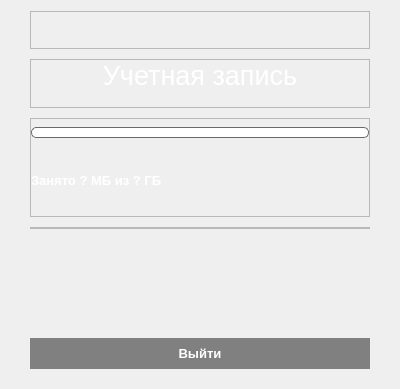
<?xml version="1.0" encoding="UTF-8"?>
<ui version="4.0">
 <class>Profile</class>
 <widget class="QWidget" name="Profile">
  <property name="geometry">
   <rect>
    <x>0</x>
    <y>0</y>
    <width>400</width>
    <height>389</height>
   </rect>
  </property>
  <property name="windowTitle">
   <string>Профиль</string>
  </property>
  <property name="styleSheet">
   <string notr="true">#Profile{
background-color: qlineargradient(x1: 0, y1: 0, x2: 1, y2: 0,
                                   stop: 0 #333333, stop: 1 #777777);
}

#labelName{
	color: white;
}
#labelLogin{
	color: darkgray;
}

QPushButton{
	border: none;
}

#btnSignOut{
	background-color:grey;
	color:white;
}
#btnSignOut:hover{
	background-color:darkgray;
}
#labelStorageSpace{
	color:white;
}
#progressBarStorageSpace{
	background-color: white;
	border: 1px solid dimgray;
    border-radius: 5px;
}
#progressBarStorageSpace::chunk {
    background-color: dimgray;
 	border-radius: 5px;
}

#checkBoxAutoSync{
	color:white;
}
#checkBoxAutoSync::indicator {
    width: 12px;
	height: 12px;
	background-color: white;
}
#checkBoxAutoSync::indicator:unchecked  {
   	border: 2px solid grey;
}
#checkBoxAutoSync::indicator:checked  {
	image: url(:/checkBoxChecked.png);
   	border: 2px solid grey;
}</string>
  </property>
  <layout class="QVBoxLayout" name="verticalLayout">
   <property name="spacing">
    <number>10</number>
   </property>
   <property name="leftMargin">
    <number>30</number>
   </property>
   <property name="rightMargin">
    <number>30</number>
   </property>
   <property name="bottomMargin">
    <number>20</number>
   </property>
   <item>
    <widget class="QFrame" name="frameLogo">
     <property name="frameShape">
      <enum>QFrame::StyledPanel</enum>
     </property>
     <property name="frameShadow">
      <enum>QFrame::Raised</enum>
     </property>
     <layout class="QHBoxLayout" name="horizontalLayout_4">
      <item>
       <widget class="QPushButton" name="btnLogo">
        <property name="text">
         <string/>
        </property>
        <property name="icon">
         <iconset resource="../Images/Images.qrc">
          <normaloff>:/logo.png</normaloff>:/logo.png</iconset>
        </property>
        <property name="iconSize">
         <size>
          <width>130</width>
          <height>130</height>
         </size>
        </property>
       </widget>
      </item>
     </layout>
    </widget>
   </item>
   <item>
    <widget class="QFrame" name="frameInfoUser">
     <property name="frameShape">
      <enum>QFrame::StyledPanel</enum>
     </property>
     <property name="frameShadow">
      <enum>QFrame::Raised</enum>
     </property>
     <layout class="QVBoxLayout" name="verticalLayout_3">
      <property name="spacing">
       <number>2</number>
      </property>
      <property name="leftMargin">
       <number>0</number>
      </property>
      <property name="topMargin">
       <number>0</number>
      </property>
      <property name="rightMargin">
       <number>0</number>
      </property>
      <property name="bottomMargin">
       <number>0</number>
      </property>
      <item>
       <widget class="QLabel" name="labelName">
        <property name="font">
         <font>
          <pointsize>20</pointsize>
          <weight>50</weight>
          <bold>false</bold>
         </font>
        </property>
        <property name="text">
         <string>Учетная запись</string>
        </property>
        <property name="alignment">
         <set>Qt::AlignCenter</set>
        </property>
       </widget>
      </item>
      <item>
       <widget class="QLabel" name="labelLogin">
        <property name="font">
         <font>
          <pointsize>9</pointsize>
         </font>
        </property>
        <property name="text">
         <string/>
        </property>
        <property name="alignment">
         <set>Qt::AlignCenter</set>
        </property>
       </widget>
      </item>
     </layout>
    </widget>
   </item>
   <item>
    <widget class="QFrame" name="frameStorage">
     <property name="sizePolicy">
      <sizepolicy hsizetype="Expanding" vsizetype="Expanding">
       <horstretch>0</horstretch>
       <verstretch>0</verstretch>
      </sizepolicy>
     </property>
     <property name="minimumSize">
      <size>
       <width>0</width>
       <height>0</height>
      </size>
     </property>
     <property name="frameShape">
      <enum>QFrame::StyledPanel</enum>
     </property>
     <property name="frameShadow">
      <enum>QFrame::Raised</enum>
     </property>
     <layout class="QGridLayout" name="gridLayout">
      <property name="leftMargin">
       <number>0</number>
      </property>
      <property name="topMargin">
       <number>0</number>
      </property>
      <property name="rightMargin">
       <number>0</number>
      </property>
      <property name="bottomMargin">
       <number>0</number>
      </property>
      <item row="0" column="0">
       <spacer name="verticalSpacer_2">
        <property name="orientation">
         <enum>Qt::Vertical</enum>
        </property>
        <property name="sizeType">
         <enum>QSizePolicy::Fixed</enum>
        </property>
        <property name="sizeHint" stdset="0">
         <size>
          <width>20</width>
          <height>8</height>
         </size>
        </property>
       </spacer>
      </item>
      <item row="2" column="0">
       <widget class="QLabel" name="labelStorageSpace">
        <property name="font">
         <font>
          <pointsize>10</pointsize>
          <weight>75</weight>
          <bold>true</bold>
         </font>
        </property>
        <property name="text">
         <string>Занято ? МБ из ? ГБ</string>
        </property>
       </widget>
      </item>
      <item row="1" column="0">
       <widget class="QProgressBar" name="progressBarStorageSpace">
        <property name="minimumSize">
         <size>
          <width>0</width>
          <height>11</height>
         </size>
        </property>
        <property name="maximumSize">
         <size>
          <width>16777215</width>
          <height>11</height>
         </size>
        </property>
        <property name="value">
         <number>0</number>
        </property>
        <property name="alignment">
         <set>Qt::AlignCenter</set>
        </property>
        <property name="textVisible">
         <bool>false</bool>
        </property>
        <property name="invertedAppearance">
         <bool>false</bool>
        </property>
        <property name="textDirection">
         <enum>QProgressBar::TopToBottom</enum>
        </property>
       </widget>
      </item>
     </layout>
    </widget>
   </item>
   <item>
    <widget class="QFrame" name="frameAuthWidget">
     <property name="frameShape">
      <enum>QFrame::StyledPanel</enum>
     </property>
     <property name="frameShadow">
      <enum>QFrame::Raised</enum>
     </property>
     <layout class="QVBoxLayout" name="verticalLayout_2">
      <property name="spacing">
       <number>10</number>
      </property>
      <property name="leftMargin">
       <number>0</number>
      </property>
      <property name="topMargin">
       <number>0</number>
      </property>
      <property name="rightMargin">
       <number>0</number>
      </property>
      <property name="bottomMargin">
       <number>0</number>
      </property>
     </layout>
    </widget>
   </item>
   <item>
    <spacer name="verticalSpacer">
     <property name="orientation">
      <enum>Qt::Vertical</enum>
     </property>
     <property name="sizeHint" stdset="0">
      <size>
       <width>20</width>
       <height>40</height>
      </size>
     </property>
    </spacer>
   </item>
   <item>
    <widget class="QPushButton" name="btnSignOut">
     <property name="sizePolicy">
      <sizepolicy hsizetype="Preferred" vsizetype="Preferred">
       <horstretch>0</horstretch>
       <verstretch>0</verstretch>
      </sizepolicy>
     </property>
     <property name="minimumSize">
      <size>
       <width>0</width>
       <height>31</height>
      </size>
     </property>
     <property name="font">
      <font>
       <pointsize>10</pointsize>
       <weight>75</weight>
       <bold>true</bold>
      </font>
     </property>
     <property name="cursor">
      <cursorShape>PointingHandCursor</cursorShape>
     </property>
     <property name="text">
      <string>Выйти</string>
     </property>
    </widget>
   </item>
  </layout>
 </widget>
 <layoutdefault spacing="6" margin="11"/>
 <resources>
  <include location="../Images/Images.qrc"/>
 </resources>
 <connections/>
</ui>
